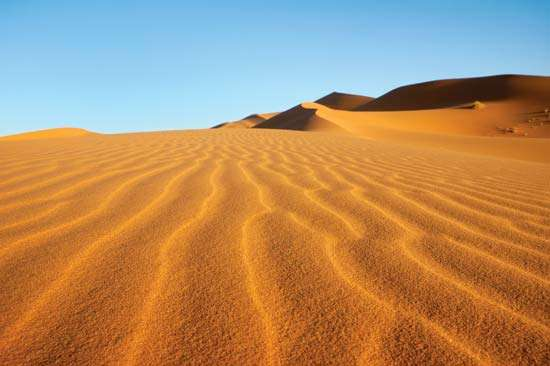
#> input picture ff.jpg, 550 x 366 px, found by its file name
$ python q8.py
#> lines starting #> are read from the running program, lines starting #| are printed output that depends on the picture
import numpy as np
import cv2
import matplotlib.pyplot as plt

img=cv2.imread('ff.jpg',0)
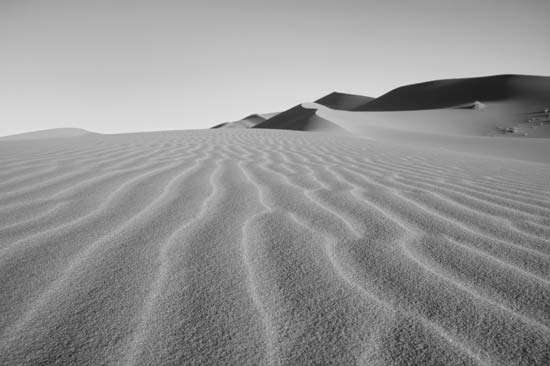
#> img: shape (366, 550); min 21, max 239, mean 147.4
hist=np.zeros(256)
h,w=img.shape
#> h = 366; w = 550
for i in range(h):
    for j in range(w):
        hist[img[i,j]]+=1
fig, axs=plt.subplots(1,2)
x=np.arange(0,256,1)
axs[0].plot(x,hist)
axs[0].set_xlabel("X")
axs[0].set_ylabel("y")
axs[0].set_title("histogram")
axs[1].imshow(img,cmap="gray")
axs[1].set_title('GRAY IMAGE')
plt.show()
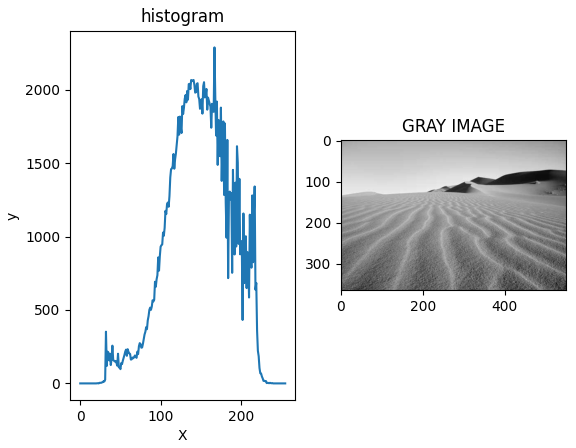
#> figure drawn by matplotlib, 2 panels; panel 1: curve peaks at x = 167, y = 2288

$ run again, with 3_flores.jpg copied over ff.jpg
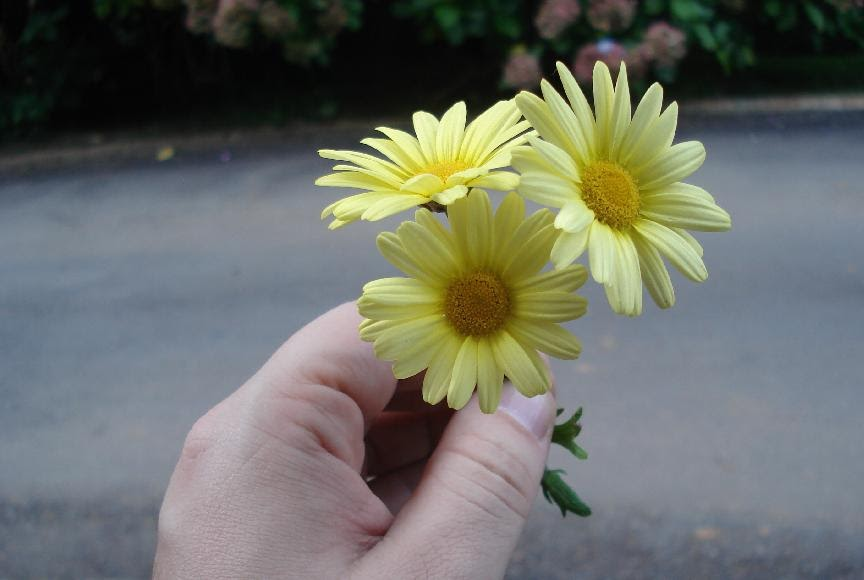
#> input picture 3_flores.jpg, 864 x 580 px, found by its file name
#> `img=cv2.imread('ff.jpg',0)`:
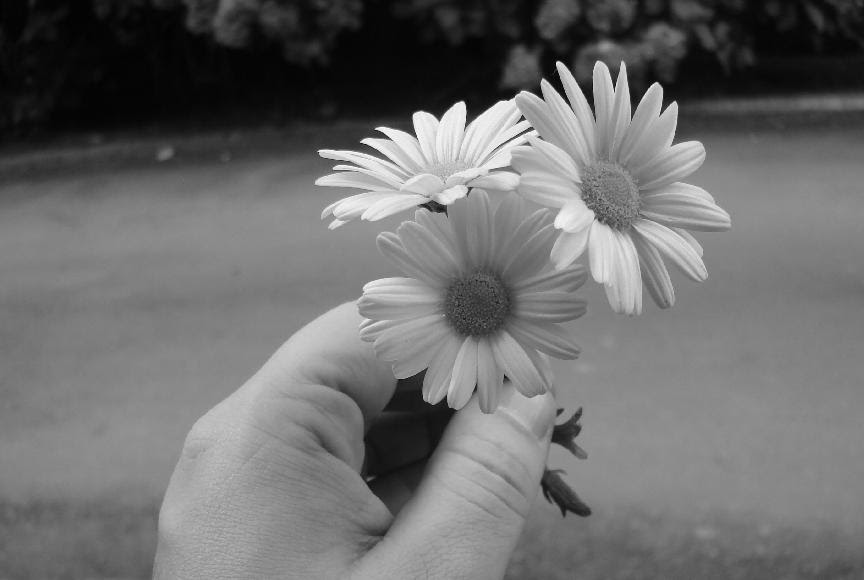
#> img: shape (580, 864); min 0, max 255, mean 109.1
#> `plt.show()`:
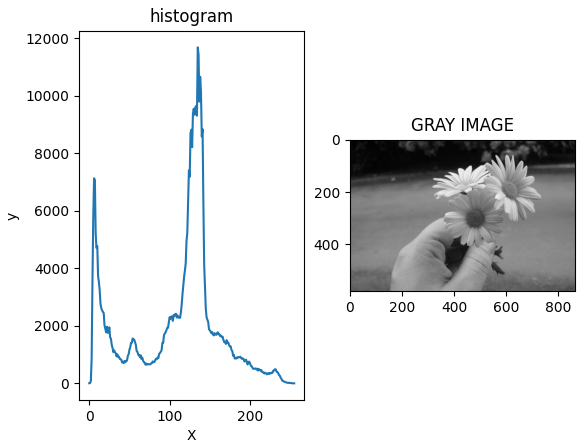
#> figure drawn by matplotlib, 2 panels; panel 1: curve peaks at x = 135, y = 11679

$ run again, with bb.jpg copied over ff.jpg
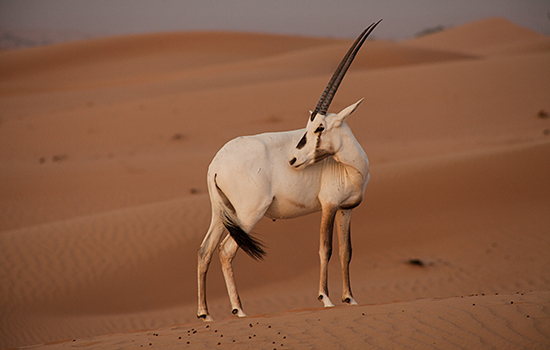
#> input picture bb.jpg, 550 x 350 px, found by its file name
#> `img=cv2.imread('ff.jpg',0)`:
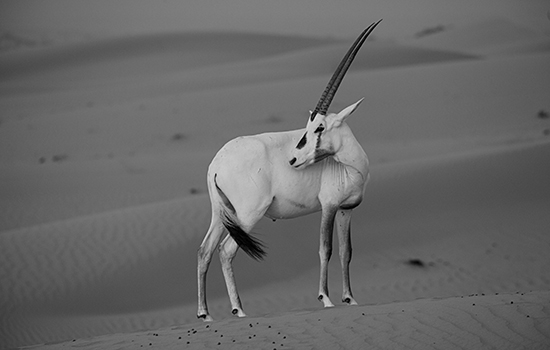
#> img: shape (350, 550); min 0, max 236, mean 102.9
#> `plt.show()`:
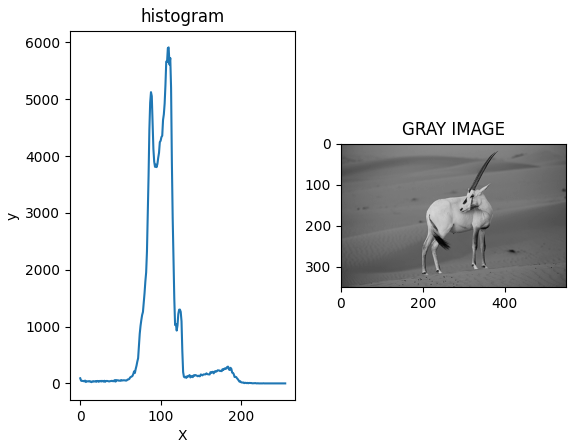
#> figure drawn by matplotlib, 2 panels; panel 1: curve peaks at x = 110, y = 5913
